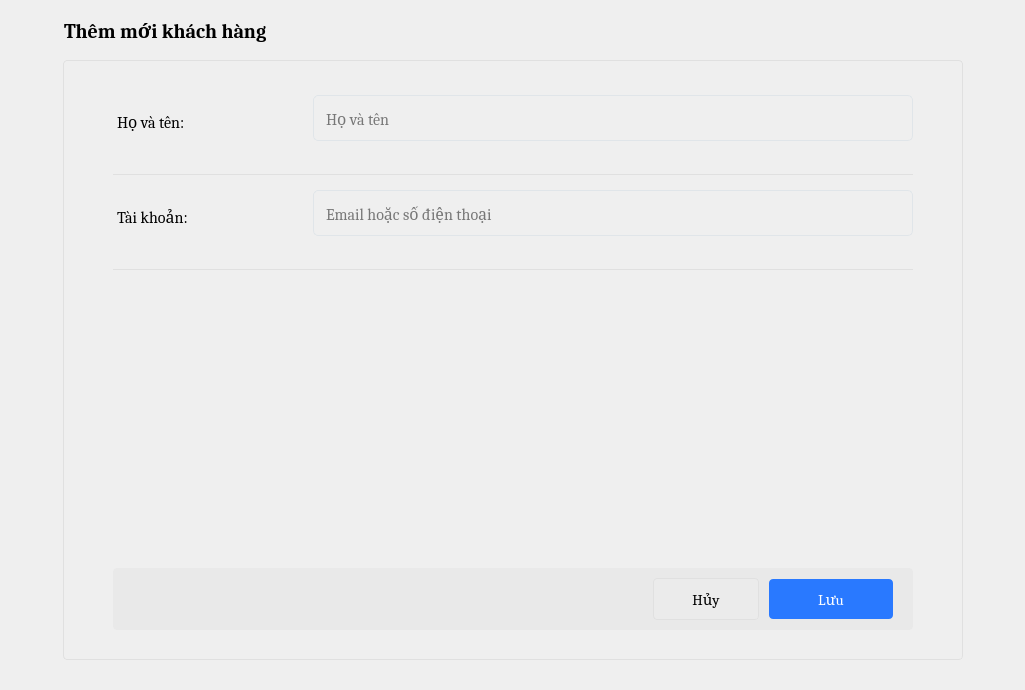
<?xml version="1.0" encoding="UTF-8"?>
<ui version="4.0">
 <class>Form</class>
 <widget class="QWidget" name="Form">
  <property name="geometry">
   <rect>
    <x>0</x>
    <y>0</y>
    <width>1025</width>
    <height>690</height>
   </rect>
  </property>
  <property name="windowTitle">
   <string>Form</string>
  </property>
  <property name="styleSheet">
   <string notr="true">QTableWidget QHeaderView::section {
  	height: 48px;
	font-weight: 600;
	text-align: left;
	font-size: 14px;

	font-weight: 600;
    background: #fff;
	padding: 0 16px;
}
#tableUserContainer{
	border: none;
	border-radius:  4px;
}

QTableWidget::item {
   	padding: 0 16px;
	vertical-align: middle;
	height: 50px;
    border-bottom: 1px solid #ddd;	
	border-right: 1px solid #ddd;
	cursor: pointer;
}

#stackedWidget{
	background: #fff;
}

#userDialogForm QLabel{
	color: #000;
	font-size: 16px;
	font-weight: 400;
}

#userDialogForm  QLineEdit{
	border: 1px solid #e0e5e9;
	background: transparent;
	font-size: 16px;
	line-height: 1.2;
	min-height:34px;
	height: 34px;
	border-radius: 5px;
	padding: 5px 10px;
	min-width: 200px;
}

QLineEdit{
	border: 1px solid #e0e5e9;
	font-size: 16px;
	line-height: 1.2;
	min-height:34px;
	height: 34px;
	border-radius: 5px;
	padding: 5px 10px;
	min-width: 200px;
}

#centralwidget QLineEdit:focus {
	border-color: #5500ff;
}

#btn_cancel_customer{
	background: #ebebeb;
	outline: none;
	border: 1px solid #e0e0e0;
	min-height: 36px;
    min-width: 80px;
	border-radius: 4px;
	padding: 2px 12px;
}

#btn_cancel_customer:hover{
	background: #f4f5f8;
}

#btnUser{
	min-height: 36px;
	border-radius: 4px;
	color: #fff;
    background: #2979ff;
	border: 1px;
	font-size: 14px;
	padding: 2px 12px;
    min-width: 80px;
}

QPushButton{
	min-height: 36px;
	font-size: 14px;
	padding: 2px 12px;
}

#btnUser:hover{
	    background: #0062cc;
}

#footerUserContainer{
	 background-color: #fbfbfe;
	padding: 12px 24px;
	border-top: 1px solid #e0e0e0;
}

#backBtn{
	margin-left: 10px;
	margin-right: 10px;
	background: transparent;
}

#dialogTitleUser{
	font-size: 20px;
	font-weight: bold;
}

#popupHeader{
	height: 60px;
	min-height: 24px;
}

#widget_12, #widget_11, #widget_10, #widget_7{
		border-bottom: 1px solid #e0e0e0;
}	

#userDialogForm{
		border-radius: 4px;
		border: 1px solid #e0e0e0;
}



#userDialogFormSubContainer{
	background: #e9e9e9;
	border-radius: 4px;
}
 #formInput_4 QLabel {
	margin-top: 10px;
}
QHBoxLayout QLabel{
	background: red;
}

#labelName, #labelUserName, #labelAccount, #labelCustomerName{
	margin-top:30px;
}

QPushButton{
	min-width: 80px;
	min-height: 36px;
	border-radius: 4px;
	font-size: 15px;
}

#error_name, #error_password, #error_account, #error_confirm{
	padding-top: 8px;
	padding-bottom: 8px;
}

#addUserBtn, #btn_add_category, #btn_add_product, #btn_add_order, #btn_add_customer, #btn_save_customer{
		width:  100px;
		background: #2979ff;
		color: #fff;
}

#addUserBtn:hover,  #btn_save_customer:hover{
	background: #1a73e8;
}

#addUserBtn QLabel{
	padding-left: 10px;
}

#search_btn_2{
	border: none;
}

#searchBoxContainer QLineEdit, #searchBoxContainer_2 QLineEdit, #search_input_category_2, #search_input_product_2, #search_input_order, #search_input_customer{
	border: none;
}

#searchBoxContainer, #searchBoxContainer_3,#searchBoxContainer_4, #searchBoxContainer_5, #searchBoxContainer_6{
	border: 1px solid #e0e0e0;
    border-radius: 3.5px;	
	min-height: 36px;
}

#searchBoxContainer_2{
	border: 1px solid #e0e0e0;
    border-radius: 3.5px;
	min-height: 36px;
}

#headerAdmin{
	background: #fff;
}

#change_btn{
	max-width: 20px !important;
}

#change_btn:hover{
	background: #ddd;
}

#change_btn, #back_btn_customer,  #search_btn_2, #back_btn_user, #search_btn_category_2, #search_btn_product_2, #search_btn_order, #search_btn_customer{
	min-width: 30px;
}

#search_input_5{
	padding: 0;
	padding-left: 10px
}

#customers_btn_2, #products_btn_2, #orders_btn_2, #dashboard_btn_2,#home_btn_2,#user_btn_2, #category_btn_2{
	text-align: left;
}
</string>
  </property>
  <layout class="QVBoxLayout" name="verticalLayout">
   <property name="spacing">
    <number>0</number>
   </property>
   <property name="leftMargin">
    <number>0</number>
   </property>
   <property name="topMargin">
    <number>0</number>
   </property>
   <property name="rightMargin">
    <number>0</number>
   </property>
   <property name="bottomMargin">
    <number>0</number>
   </property>
   <item>
    <widget class="QWidget" name="customerDialog" native="true">
     <layout class="QVBoxLayout" name="verticalLayout_9">
      <property name="spacing">
       <number>0</number>
      </property>
      <property name="leftMargin">
       <number>0</number>
      </property>
      <property name="topMargin">
       <number>0</number>
      </property>
      <property name="rightMargin">
       <number>0</number>
      </property>
      <property name="bottomMargin">
       <number>0</number>
      </property>
      <item>
       <layout class="QVBoxLayout" name="verticalLayout_7">
        <item>
         <widget class="QWidget" name="popupHeader" native="true">
          <property name="minimumSize">
           <size>
            <width>0</width>
            <height>60</height>
           </size>
          </property>
          <layout class="QHBoxLayout" name="horizontalLayout_8">
           <property name="spacing">
            <number>0</number>
           </property>
           <property name="leftMargin">
            <number>0</number>
           </property>
           <property name="topMargin">
            <number>0</number>
           </property>
           <property name="rightMargin">
            <number>0</number>
           </property>
           <property name="bottomMargin">
            <number>0</number>
           </property>
           <item>
            <layout class="QHBoxLayout" name="horizontalLayout_7">
             <property name="spacing">
              <number>0</number>
             </property>
             <item>
              <widget class="QPushButton" name="back_btn_customer">
               <property name="cursor">
                <cursorShape>PointingHandCursor</cursorShape>
               </property>
               <property name="text">
                <string/>
               </property>
               <property name="icon">
                <iconset resource="../resource.qrc">
                 <normaloff>:/icon/resources/icon/back.svg</normaloff>:/icon/resources/icon/back.svg</iconset>
               </property>
              </widget>
             </item>
             <item>
              <widget class="QLabel" name="dialogTitleUser">
               <property name="font">
                <font>
                 <family>Cambria</family>
                 <pointsize>-1</pointsize>
                 <bold>true</bold>
                </font>
               </property>
               <property name="text">
                <string>Thêm mới khách hàng</string>
               </property>
              </widget>
             </item>
             <item>
              <spacer name="horizontalSpacer_4">
               <property name="orientation">
                <enum>Qt::Horizontal</enum>
               </property>
               <property name="sizeHint" stdset="0">
                <size>
                 <width>40</width>
                 <height>20</height>
                </size>
               </property>
              </spacer>
             </item>
            </layout>
           </item>
          </layout>
         </widget>
        </item>
        <item>
         <widget class="QWidget" name="widget_9" native="true">
          <property name="sizePolicy">
           <sizepolicy hsizetype="Expanding" vsizetype="Preferred">
            <horstretch>0</horstretch>
            <verstretch>0</verstretch>
           </sizepolicy>
          </property>
          <property name="minimumSize">
           <size>
            <width>0</width>
            <height>100</height>
           </size>
          </property>
          <layout class="QHBoxLayout" name="horizontalLayout_12">
           <property name="spacing">
            <number>0</number>
           </property>
           <property name="leftMargin">
            <number>0</number>
           </property>
           <property name="topMargin">
            <number>0</number>
           </property>
           <property name="rightMargin">
            <number>0</number>
           </property>
           <property name="bottomMargin">
            <number>0</number>
           </property>
           <item>
            <layout class="QHBoxLayout" name="horizontalLayout_11">
             <property name="spacing">
              <number>0</number>
             </property>
             <property name="bottomMargin">
              <number>30</number>
             </property>
             <item>
              <spacer name="horizontalSpacer_7">
               <property name="orientation">
                <enum>Qt::Horizontal</enum>
               </property>
               <property name="sizeHint" stdset="0">
                <size>
                 <width>40</width>
                 <height>20</height>
                </size>
               </property>
              </spacer>
             </item>
             <item>
              <widget class="QWidget" name="userDialogForm" native="true">
               <property name="sizePolicy">
                <sizepolicy hsizetype="Expanding" vsizetype="Preferred">
                 <horstretch>0</horstretch>
                 <verstretch>0</verstretch>
                </sizepolicy>
               </property>
               <property name="minimumSize">
                <size>
                 <width>900</width>
                 <height>300</height>
                </size>
               </property>
               <layout class="QVBoxLayout" name="verticalLayout_10">
                <property name="spacing">
                 <number>0</number>
                </property>
                <property name="leftMargin">
                 <number>50</number>
                </property>
                <property name="topMargin">
                 <number>20</number>
                </property>
                <property name="rightMargin">
                 <number>50</number>
                </property>
                <property name="bottomMargin">
                 <number>30</number>
                </property>
                <item>
                 <layout class="QVBoxLayout" name="userDialogFormContainer_2">
                  <property name="spacing">
                   <number>0</number>
                  </property>
                  <property name="leftMargin">
                   <number>0</number>
                  </property>
                  <property name="topMargin">
                   <number>0</number>
                  </property>
                  <property name="rightMargin">
                   <number>0</number>
                  </property>
                  <property name="bottomMargin">
                   <number>0</number>
                  </property>
                  <item>
                   <widget class="QWidget" name="widget_7" native="true">
                    <layout class="QHBoxLayout" name="horizontalLayout_9">
                     <property name="spacing">
                      <number>0</number>
                     </property>
                     <property name="leftMargin">
                      <number>0</number>
                     </property>
                     <property name="topMargin">
                      <number>0</number>
                     </property>
                     <property name="rightMargin">
                      <number>0</number>
                     </property>
                     <property name="bottomMargin">
                      <number>0</number>
                     </property>
                     <item>
                      <widget class="QWidget" name="widget_14" native="true">
                       <layout class="QHBoxLayout" name="horizontalLayout_20">
                        <property name="spacing">
                         <number>0</number>
                        </property>
                        <property name="leftMargin">
                         <number>0</number>
                        </property>
                        <property name="topMargin">
                         <number>0</number>
                        </property>
                        <property name="rightMargin">
                         <number>0</number>
                        </property>
                        <property name="bottomMargin">
                         <number>0</number>
                        </property>
                        <item>
                         <layout class="QHBoxLayout" name="formInput_5">
                          <property name="spacing">
                           <number>0</number>
                          </property>
                          <property name="topMargin">
                           <number>0</number>
                          </property>
                          <item alignment="Qt::AlignTop">
                           <widget class="QLabel" name="labelCustomerName">
                            <property name="minimumSize">
                             <size>
                              <width>200</width>
                              <height>0</height>
                             </size>
                            </property>
                            <property name="font">
                             <font>
                              <family>Cambria</family>
                              <pointsize>-1</pointsize>
                              <bold>false</bold>
                             </font>
                            </property>
                            <property name="text">
                             <string>Họ và tên:</string>
                            </property>
                           </widget>
                          </item>
                          <item alignment="Qt::AlignTop">
                           <widget class="QWidget" name="widget_15" native="true">
                            <property name="maximumSize">
                             <size>
                              <width>16777215</width>
                              <height>16777215</height>
                             </size>
                            </property>
                            <layout class="QVBoxLayout" name="verticalLayout_16">
                             <property name="spacing">
                              <number>0</number>
                             </property>
                             <property name="leftMargin">
                              <number>0</number>
                             </property>
                             <property name="topMargin">
                              <number>15</number>
                             </property>
                             <property name="rightMargin">
                              <number>0</number>
                             </property>
                             <property name="bottomMargin">
                              <number>0</number>
                             </property>
                             <item>
                              <widget class="QLineEdit" name="name_le">
                               <property name="minimumSize">
                                <size>
                                 <width>222</width>
                                 <height>46</height>
                                </size>
                               </property>
                               <property name="maximumSize">
                                <size>
                                 <width>16777215</width>
                                 <height>16777215</height>
                                </size>
                               </property>
                               <property name="font">
                                <font>
                                 <family>Cambria</family>
                                 <pointsize>-1</pointsize>
                                </font>
                               </property>
                               <property name="text">
                                <string/>
                               </property>
                               <property name="placeholderText">
                                <string notr="true">Họ và tên</string>
                               </property>
                               <property name="clearButtonEnabled">
                                <bool>true</bool>
                               </property>
                              </widget>
                             </item>
                             <item>
                              <widget class="QLabel" name="error_name">
                               <property name="text">
                                <string/>
                               </property>
                               <property name="margin">
                                <number>0</number>
                               </property>
                              </widget>
                             </item>
                            </layout>
                           </widget>
                          </item>
                         </layout>
                        </item>
                       </layout>
                      </widget>
                     </item>
                    </layout>
                   </widget>
                  </item>
                  <item>
                   <widget class="QWidget" name="widget_10" native="true">
                    <property name="sizePolicy">
                     <sizepolicy hsizetype="Expanding" vsizetype="Preferred">
                      <horstretch>0</horstretch>
                      <verstretch>0</verstretch>
                     </sizepolicy>
                    </property>
                    <property name="minimumSize">
                     <size>
                      <width>0</width>
                      <height>0</height>
                     </size>
                    </property>
                    <layout class="QHBoxLayout" name="horizontalLayout_14">
                     <property name="spacing">
                      <number>0</number>
                     </property>
                     <property name="leftMargin">
                      <number>0</number>
                     </property>
                     <property name="topMargin">
                      <number>0</number>
                     </property>
                     <property name="rightMargin">
                      <number>0</number>
                     </property>
                     <property name="bottomMargin">
                      <number>0</number>
                     </property>
                     <item>
                      <layout class="QHBoxLayout" name="horizontalLayout_13">
                       <property name="spacing">
                        <number>0</number>
                       </property>
                       <property name="topMargin">
                        <number>0</number>
                       </property>
                       <item alignment="Qt::AlignTop">
                        <widget class="QLabel" name="labelAccount">
                         <property name="minimumSize">
                          <size>
                           <width>200</width>
                           <height>0</height>
                          </size>
                         </property>
                         <property name="font">
                          <font>
                           <family>Cambria</family>
                           <pointsize>-1</pointsize>
                           <bold>false</bold>
                          </font>
                         </property>
                         <property name="text">
                          <string>Tài khoản:</string>
                         </property>
                        </widget>
                       </item>
                       <item alignment="Qt::AlignTop">
                        <widget class="QWidget" name="formInput_6" native="true">
                         <property name="maximumSize">
                          <size>
                           <width>16777215</width>
                           <height>16777215</height>
                          </size>
                         </property>
                         <layout class="QVBoxLayout" name="verticalLayout_13">
                          <property name="spacing">
                           <number>0</number>
                          </property>
                          <property name="leftMargin">
                           <number>0</number>
                          </property>
                          <property name="topMargin">
                           <number>15</number>
                          </property>
                          <property name="rightMargin">
                           <number>0</number>
                          </property>
                          <property name="bottomMargin">
                           <number>0</number>
                          </property>
                          <item>
                           <widget class="QLineEdit" name="account_le">
                            <property name="minimumSize">
                             <size>
                              <width>222</width>
                              <height>46</height>
                             </size>
                            </property>
                            <property name="maximumSize">
                             <size>
                              <width>16777215</width>
                              <height>16777215</height>
                             </size>
                            </property>
                            <property name="font">
                             <font>
                              <family>Cambria</family>
                              <pointsize>-1</pointsize>
                             </font>
                            </property>
                            <property name="placeholderText">
                             <string>Email hoặc số điện thoại</string>
                            </property>
                            <property name="clearButtonEnabled">
                             <bool>true</bool>
                            </property>
                           </widget>
                          </item>
                          <item alignment="Qt::AlignTop">
                           <widget class="QLabel" name="error_account">
                            <property name="text">
                             <string/>
                            </property>
                            <property name="margin">
                             <number>0</number>
                            </property>
                           </widget>
                          </item>
                         </layout>
                        </widget>
                       </item>
                      </layout>
                     </item>
                    </layout>
                   </widget>
                  </item>
                  <item>
                   <widget class="QWidget" name="widget_11" native="true">
                    <layout class="QHBoxLayout" name="horizontalLayout_16">
                     <property name="spacing">
                      <number>0</number>
                     </property>
                     <property name="leftMargin">
                      <number>0</number>
                     </property>
                     <property name="topMargin">
                      <number>0</number>
                     </property>
                     <property name="rightMargin">
                      <number>0</number>
                     </property>
                     <property name="bottomMargin">
                      <number>0</number>
                     </property>
                    </layout>
                   </widget>
                  </item>
                  <item>
                   <widget class="QWidget" name="confirmContainer" native="true">
                    <layout class="QHBoxLayout" name="horizontalLayout_18">
                     <property name="spacing">
                      <number>0</number>
                     </property>
                     <property name="leftMargin">
                      <number>0</number>
                     </property>
                     <property name="topMargin">
                      <number>0</number>
                     </property>
                     <property name="rightMargin">
                      <number>0</number>
                     </property>
                     <property name="bottomMargin">
                      <number>0</number>
                     </property>
                    </layout>
                   </widget>
                  </item>
                  <item>
                   <spacer name="verticalSpacer_3">
                    <property name="orientation">
                     <enum>Qt::Vertical</enum>
                    </property>
                    <property name="sizeHint" stdset="0">
                     <size>
                      <width>20</width>
                      <height>40</height>
                     </size>
                    </property>
                   </spacer>
                  </item>
                  <item>
                   <widget class="QWidget" name="userDialogFormSubContainer" native="true">
                    <layout class="QVBoxLayout" name="verticalLayout_11">
                     <property name="spacing">
                      <number>0</number>
                     </property>
                     <property name="leftMargin">
                      <number>0</number>
                     </property>
                     <property name="topMargin">
                      <number>0</number>
                     </property>
                     <property name="rightMargin">
                      <number>0</number>
                     </property>
                     <property name="bottomMargin">
                      <number>0</number>
                     </property>
                     <item>
                      <layout class="QHBoxLayout" name="horizontalLayout_19">
                       <property name="spacing">
                        <number>10</number>
                       </property>
                       <property name="topMargin">
                        <number>10</number>
                       </property>
                       <property name="rightMargin">
                        <number>20</number>
                       </property>
                       <property name="bottomMargin">
                        <number>10</number>
                       </property>
                       <item>
                        <spacer name="horizontalSpacer_11">
                         <property name="orientation">
                          <enum>Qt::Horizontal</enum>
                         </property>
                         <property name="sizeHint" stdset="0">
                          <size>
                           <width>40</width>
                           <height>20</height>
                          </size>
                         </property>
                        </spacer>
                       </item>
                       <item>
                        <widget class="QPushButton" name="btn_cancel_customer">
                         <property name="font">
                          <font>
                           <family>Cambria</family>
                           <pointsize>-1</pointsize>
                          </font>
                         </property>
                         <property name="cursor">
                          <cursorShape>PointingHandCursor</cursorShape>
                         </property>
                         <property name="text">
                          <string>Hủy</string>
                         </property>
                        </widget>
                       </item>
                       <item>
                        <widget class="QPushButton" name="btn_save_customer">
                         <property name="font">
                          <font>
                           <family>Cambria</family>
                           <pointsize>-1</pointsize>
                          </font>
                         </property>
                         <property name="cursor">
                          <cursorShape>PointingHandCursor</cursorShape>
                         </property>
                         <property name="text">
                          <string>Lưu</string>
                         </property>
                        </widget>
                       </item>
                      </layout>
                     </item>
                    </layout>
                   </widget>
                  </item>
                 </layout>
                </item>
               </layout>
              </widget>
             </item>
             <item>
              <spacer name="horizontalSpacer_6">
               <property name="orientation">
                <enum>Qt::Horizontal</enum>
               </property>
               <property name="sizeHint" stdset="0">
                <size>
                 <width>40</width>
                 <height>20</height>
                </size>
               </property>
              </spacer>
             </item>
            </layout>
           </item>
          </layout>
         </widget>
        </item>
       </layout>
      </item>
     </layout>
    </widget>
   </item>
  </layout>
 </widget>
 <resources>
  <include location="../resource.qrc"/>
 </resources>
 <connections/>
</ui>
